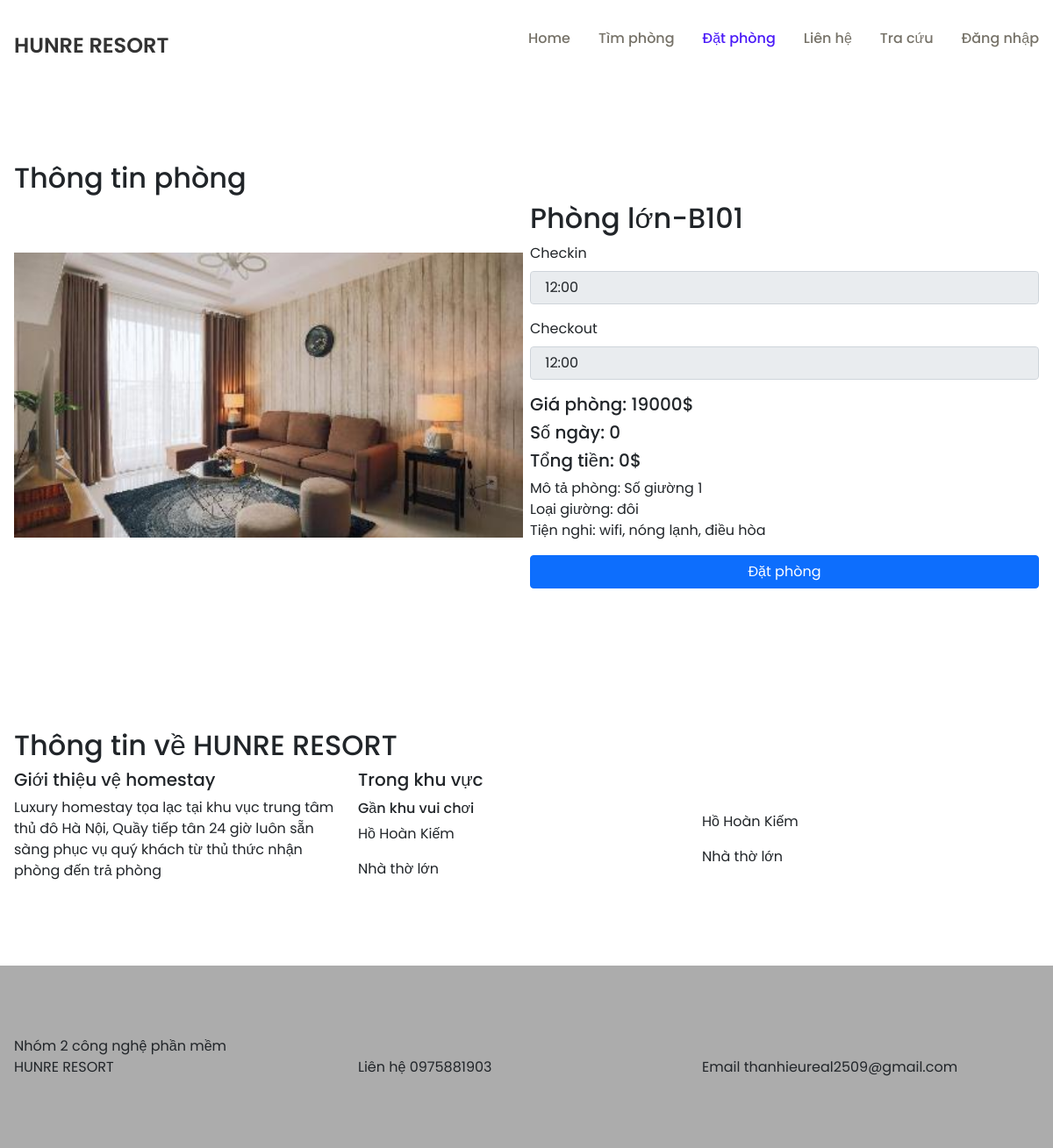
The page /customerView/datphongonline.php?id=4 on the database its author committed.
### tables this page shows
CREATE TABLE `thongtinhethong` (
  `id` int(11) NOT NULL,
  `tencongty` varchar(30) NOT NULL,
  `mota` text NOT NULL,
  `sdt` varchar(20) DEFAULT NULL,
  `email` varchar(30) DEFAULT NULL
);

CREATE TABLE `phong` (
  `id_phong` int(11) NOT NULL,
  `id_loaiphong` int(11) NOT NULL,
  `anh` varchar(50) DEFAULT NULL,
  `sophong` varchar(4) NOT NULL
);

CREATE TABLE `loaiphong` (
  `id_loaiphong` int(11) NOT NULL,
  `loaiphong` varchar(30) NOT NULL,
  `giaphong` int(11) NOT NULL,
  `songuoi` int(11) NOT NULL,
  `mota` text NOT NULL
);

### customerView/getThongtin.php (called while the page is built)
<?php
    include "../database.php";
    $rs = mysqli_query($connection, "SELECT * FROM thongtinhethong");
    $row = mysqli_fetch_assoc($rs);
    $tencongty = $row['tencongty'];
    $motacongty = $row['mota'];
    $emaicongty = $row['email'];
    $sdtcongty = $row['sdt'];
?>

### customerView/datphongonline.php (the view, shortened to what this page needs)
<?php
include "../database.php";
include "getThongtin.php";
?>
<!DOCTYPE html>
<html lang="en">
<head>
    <link href='https://cdn.jsdelivr.net/npm/bootstrap@5.1.3/dist/css/bootstrap.min.css' rel='stylesheet'>
    <link href='https://cdn.jsdelivr.net/npm/bootstrap-icons@1.8.1/font/bootstrap-icons.css' rel='stylesheet'>
    <link rel="stylesheet" href="https://cdn.datatables.net/1.13.6/css/dataTables.bootstrap5.min.css">
    <link rel="stylesheet" href="../css/jquery.datetimepicker.min.css" />
    <link rel="stylesheet" href="style.css">
</head>
<body>
    <nav>
        <div class="nav__logo"><?=$tencongty?></div>
        <ul class="nav__links">
            <li class="link"><a href="trangchu.php">Home</a></li>
            <li class="link"><a href="#">Tìm phòng</a></li>
            <li class="link"><a href="#datphong" class="link_active">Đặt phòng</a></li>
            <li class="link"><a href="#">Liên hệ</a></li>
            <li class="link"><a href="tracuudonhang.php">Tra cứu</a></li>
            <?php if (isset($_SESSION['id_tk_online'])) { ?>
                <li class="link"><a href="viewtaikhoan.php">Tài khoản</a></li>
            <?php
            } else {
            ?>
                <li class="link"><a href="loginonline.php">Đăng nhập</a></li>
            <?php
            }
            ?>
        </ul>
    </nav>
    <?php
    $checkin = base64_decode($_GET['checkin']);
    $checkout = base64_decode($_GET['checkout']);
    if (isset($_GET['id'])) {
        $id_phong = $_GET['id'];
        $sql = "SELECT * FROM phong INNER JOIN loaiphong ON phong.id_loaiphong = loaiphong.id_loaiphong WHERE id_phong = $id_phong";
        $qr = mysqli_query($connection, $sql);
        $room = mysqli_fetch_assoc($qr);
    }
    ?>
    <div class="section__container" id="room">
        <h2>Thông tin phòng </h2>
        <div class="row justify-content-center align-items-center g-2">
            <div class="col">
                <?php
                echo "<img src='../img/" . $room['anh'] . "' class='img-item' alt='...'>";
                ?>
            </div>
            <div class="col">
                <h2><?php echo $room['loaiphong'] . "-" . $room['sophong'] ?></h2>
                <div class="row justify-content-center align-items-center g-2">
                    <form action="xacnhandatphong.php" method="post">
                        <div class="col">
                            <div class="mb-3">
                                <label for="" class="form-label">Checkin</label>
                                <input type="text" class="form-control" name="checkin" id="checkin" value="<?= $checkin ?> 12:00" aria-describedby="helpId" placeholder="" readonly>
                            </div>
                        </div>
                        <div class="col">
                            <div class="mb-3">
                                <label for="" class="form-label">Checkout</label>
                                <input type="text" class="form-control" name="checkout" id="checkout" value="<?= $checkout ?> 12:00" aria-describedby="helpId" placeholder="" readonly>
                            </div>
                        </div>
                </div>
                <?php
                echo "<h5> Giá phòng: " . $room['giaphong'] . "$</h5>";
                $dateTimeCheckin = new DateTime($checkin);
                $dateTimeCheckou = new DateTime($checkout);
                $tongngay = $dateTimeCheckin->diff($dateTimeCheckou)->days;
                echo "<h5>Số ngày: " . $tongngay . "</h5>";
                $tongtien = $tongngay * $room['giaphong'];
                echo "<h5>Tổng tiền: " . $tongtien . "$</h5>";
                echo "<p> Mô tả phòng: " . $room['mota'] . "</p>";
                ?>
                <div class="d-grid gap-2">
                    <button type="submit" name="" id="" class="btn btn-primary">Đặt phòng</button>
                </div>
            </div>
        </div>
    </div>
    <div class="section__container" id="homestayinfor">
        <h2>Thông tin về <?=$tencongty?></h2>
        <div class="row justify-content-center align-items-center g-2">
            <div class="col-md-4">
                <h5>Giới thiệu vệ homestay</h5>
            </div>
            <div class="col-md-8">
                <h5>Trong khu vực</h5>
            </div>
        </div>
        <div class="row justify-content-center align-items-center g-2">
            <div class="col-md-4">
                <p><?=$motacongty?>
                </p>
            </div>
            <div class="col-md-8">
                <div class="row justify-content-center align-items-center g-2 ">
                    <div class="col">
                        <h6>Gần khu vui chơi</h6>
                        <p>Hồ Hoàn Kiếm</p>
                        <p>Nhà thờ lớn</p>
                    </div>
                    <div class="col">
                        <p>Hồ Hoàn Kiếm</p>
                        <p>Nhà thờ lớn</p>
                    </div>
                </div>
            </div>
        </div>
    </div>
    <footer class="footer">
        <div class="section__container">
            Nhóm 2 công nghệ phần mềm
            <div class="row justify-content-center align-items-center g-2">
        <div class="col"><?=$tencongty?></div>
        <div class="col">Liên hệ <?=$sdtcongty?></div>
        <div class="col">Email <?=$emaicongty?></div>
      </div>
        </div>
    </footer>
</body>
</html>

### customerView/style.css (style rules this page uses)
:root { --primary-color: #2c3855; --primary-color-dark: #435681; --text-dark: #333333; --text-light: #767268; --extra-light: #f3f4f6; --white: #ffffff; --max-width: 1200px; }
html { scroll-behavior: smooth; }
* { margin: 0; padding: 0; box-sizing: border-box; }
.section__container { max-width: var(--max-width); margin: auto; padding: 5rem 1rem; }
a { text-decoration: none; }
img { width: 100%; display: flex; }
body { font-family: "Poppins", sans-serif; }
nav { max-width: var(--max-width); margin: auto; padding: 2rem 1rem; display: flex; align-items: center; justify-content: space-between; }
.nav__logo { font-size: 1.5rem; font-weight: 600; color: var(--text-dark); }
.nav__links { list-style: none; display: flex; align-items: center; gap: 2rem; }
.link a { font-weight: 500; color: var(--text-light); transition: 0.3s; }
.footer { background-color: #acacac; }
.link_active { color: rgb(74, 26, 248) !important; }

### rows shown on the page
thongtinhethong: tencongty "HUNRE RESORT", mota "Luxury homestay tọa lạc tại khu vục trung tâm thủ đô Hà Nội, Quầy tiếp tân 24 giờ luôn sẵn sàng phục vụ quý khách từ thủ thức nhận phòng đến trả phòng", sdt "0975881903", email "thanhieureal2509@gmail.com"
phong: anh (picture), id_loaiphong.loaiphong "Phòng lớn", sophong "B101", id_loaiphong.giaphong "19000", id_loaiphong.giaphong "0", id_loaiphong.mota "Số giường 1 Loại giường: đôi Tiện nghi: wifi, nóng lạnh, điều hòa"

### other values the page prints
$tongngay "0"
